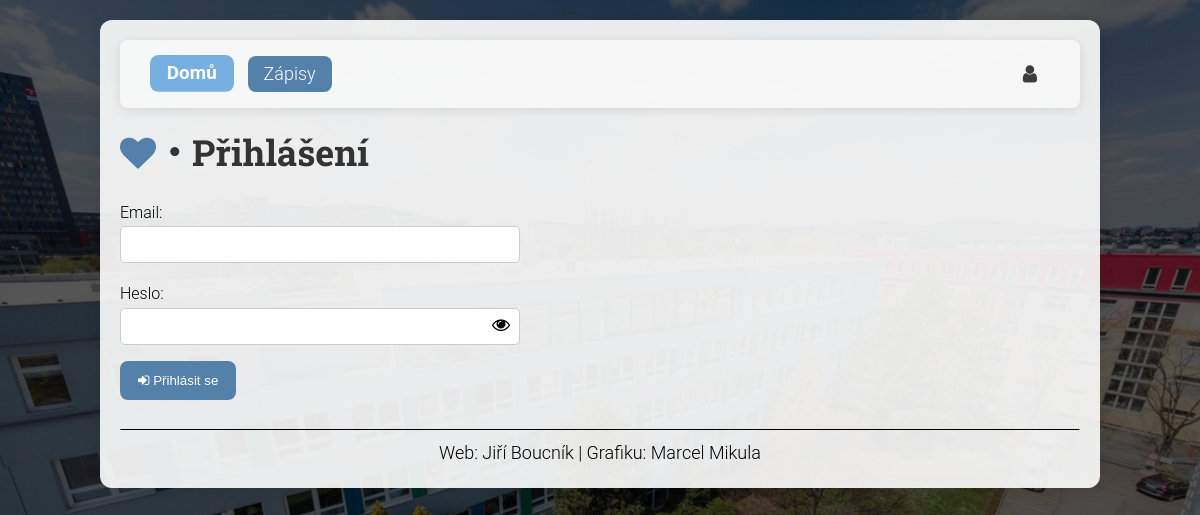
The app's page /login.php, older data.
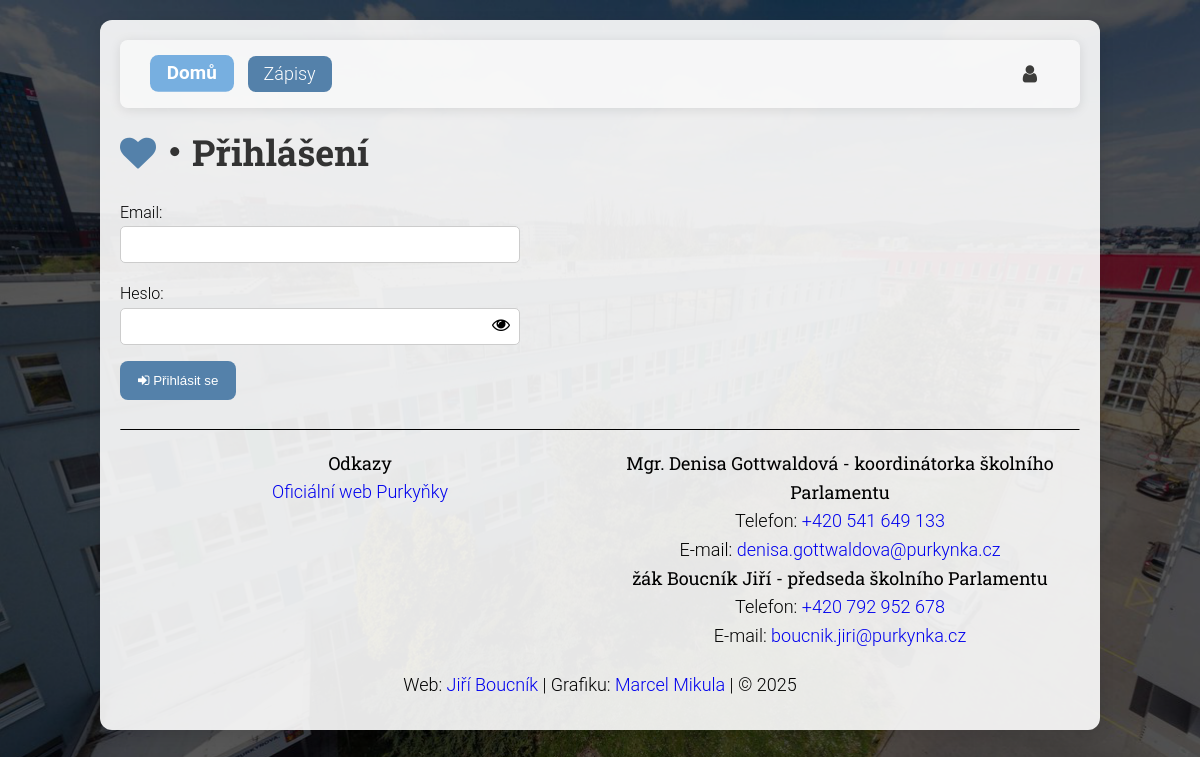
The same page, newer data.
### tables this page shows
CREATE TABLE IF NOT EXISTS `other_alba_rosa_parlament` (
  `idother_parlament` int(11) NOT NULL,
  `text` longtext NOT NULL,
  `active` int(11) NOT NULL
);

### login.php (the view, shortened to what this page needs)
<!DOCTYPE html>
<html lang="en">
<head>
    <link rel="stylesheet" href="https://cdnjs.cloudflare.com/ajax/libs/font-awesome/4.7.0/css/font-awesome.min.css">
    <link rel="stylesheet" href="./assets/css/style.css">
    <?php
    $headerText = '<i class="fa fa-heart blue"></i>・Přihlášení';
    ?>
</head>
<body>
    <div id="calendar">
        <nav>
            <div class="user-icon" onclick="toggleUserMenu(event)">
                <?php if (!empty($email_parlament)) { ?>
                    <i class="fa fa-user" style="color: #5481aa;"></i>
                <?php } else { ?>
                    <i class="fa fa-user" style="color: #3C3C3B;"></i>
                <?php } ?>
            </div>
            <div class="nav-links">
                <a href="./" class="active">Domů</a>
                <a href="./notes">Zápisy</a>
            </div>
        </nav>
        <div class="table-heading">
            <h2> <?php echo $headerText; ?> </h2>
        </div>
        <div class="button-container" id="buttonContainer">
            <form method="post" action="<?php echo $_SERVER['PHP_SELF']; ?>" id="loginForm"
                style="width: 80%; max-width: 400px; margin-bottom: 20px;">
                <label for="email" style="font-size: 16px; margin-bottom: 8px;">Email:</label>
                <input type="text" name="email" required
                    style="width: 100%; padding: 10px; margin-bottom: 16px; border: 1px solid #ccc; border-radius: 5px; box-sizing: border-box;">
                <label for="password" style="font-size: 16px; margin-bottom: 8px;">Heslo:</label>
                <div class="form-input-wrapper">
                    <input type="password" name="password" id="txt_pwd" required
                        style="width: 100%; padding: 10px; margin-bottom: 16px; border: 1px solid #ccc; border-radius: 5px; box-sizing: border-box;">
                    <span class="toggle-password" id="toggle_pwd" onclick="togglePassword()"><i
                            class="fa fa-eye"></i></span>
                </div>
                <button type="submit"><i class="fa fa-sign-in" aria-hidden="true"></i>
                    Přihlásit se
                </button>
            </form>
        </div>
        <?php
        $query = "SELECT text FROM other_alba_rosa_parlament WHERE idother_parlament = 1";
        $result = mysqli_query($conn, $query);
        if ($result) {
            $row = mysqli_fetch_assoc($result);
            $text = $row['text'];
            echo "$text";
        } else {
            echo 'Chyba při získávání dat z databáze: ' . mysqli_error($conn);
        }
        ?>
    </div>
</body>

### assets/css/style.css (style rules this page uses)
body { display: flex; justify-content: center; min-height: 100vh; margin: 0; font-family: "Roboto", Calibri, sans-serif; font-weight: 300; position: relative; font-size: 18px; line-height: 1.6; }
a { text-decoration: none; }
h1, h2 { font-family: "Roboto Slab", Calibri, sans-serif; font-weight: 700; padding: 0; margin: 0 0 1rem 0; }
h3, h4, h5, h6 { font-family: "Roboto Slab", Calibri, sans-serif; font-weight: 400; padding: 0; margin: 0; }
body::before { content: ""; top: 0; left: 0; width: 100%; height: 100%; background-image: url("../img/background.png"); background-size: cover; background-position: center; z-index: -1; position: fixed; }
nav { display: flex; justify-content: space-between; align-items: center; padding: 1rem 2rem; background-color: rgba( 249, 249, 249, 0.9 ); color: black; border-radius: 8px; position: relative; box-shadow: 0 2px 12px rgba(0, 0, 0, 0.1); width: 100%; box-sizing: border-box; }
.nav-links { display: flex; gap: 1rem; }
.nav-links a { color: #ffffff; text-decoration: none; padding: 0.2rem 1rem; background-color: #5481aa; border-radius: 8px; transition: background-color 0.3s ease, transform 0.2s ease; }
.nav-links a.active, .mobile-menu a.active { background-color: #77afe0; transform: scale(1.05); font-weight: bold; color: #fff; }
.user-icon, .hamburger { cursor: pointer; display: flex; justify-content: center; align-items: center; z-index: 10; }
.user-icon { width: 36px; height: 36px; border-radius: 50%; display: flex; align-items: center; justify-content: center; color: #fff; font-size: 20px; }
@media (min-width: 769px) { .user-icon { order: 1; } }
@media (min-width: 769px) { .nav-links { order: 0; } }
.blue { color: #5481aa; }
#calendar { width: 80%; background-color: rgba(255, 255, 255, 0.9); padding: 20px; border-radius: 12px; box-shadow: 0 4px 15px rgba(0, 0, 0, 0.1); margin: 20px auto; height: 20%; overflow: hidden; }
a { word-wrap: break-word; overflow-wrap: break-word; max-width: 100%; }
.table-heading { font-size: 24px; color: #333; margin: 1rem 0; }
.button-container { display: flex; flex-wrap: wrap; gap: 8px; }
.button-container button { background-color: #5481aa; color: white; padding: 12px 18px; border: none; border-radius: 8px; cursor: pointer; transition: background-color 0.3s ease, transform 0.2s ease; }
#footer-text { opacity: 1; }

### login.php (style rules this page uses)
.form-input-wrapper { position: relative; }
.toggle-password { position: absolute; right: 10px; top: 32%; transform: translateY(-50%); cursor: pointer; }

Row changes from the older to the newer data that the page shows:
changed other_alba_rosa_parlament: text "Web: Jiří Boucník | Grafiku: Marcel Mikula" → "Odkazy Oficiální web Purkyňky Mgr. Denisa Gottwaldová - koordinátorka školního Parlamentu Telefon: +420 541 649 133 E-mail: denisa.gottwaldova@purkynka.cz žák Boucník Jiří - předseda školního Parlamentu Telefon: +420 792 952 678 E-mail: boucnik.jiri@purkynka.cz Web: Jiří Boucník | Grafiku: Marcel Mikula | © 2025"
